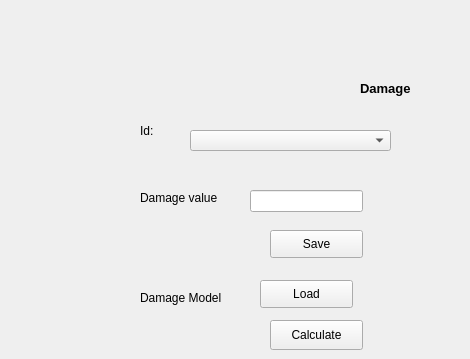
        <widget class="QWidget" name="tab_damage">
         <attribute name="title">
          <string/>
         </attribute>
         <widget class="QLabel" name="label_19">
          <property name="geometry">
           <rect>
            <x>360</x>
            <y>80</y>
            <width>101</width>
            <height>16</height>
           </rect>
          </property>
          <property name="font">
           <font>
            <pointsize>10</pointsize>
            <weight>75</weight>
            <bold>true</bold>
           </font>
          </property>
          <property name="text">
           <string>Damage</string>
          </property>
         </widget>
         <widget class="QLabel" name="label_20">
          <property name="geometry">
           <rect>
            <x>140</x>
            <y>110</y>
            <width>51</width>
            <height>41</height>
           </rect>
          </property>
          <property name="font">
           <font>
            <weight>50</weight>
            <bold>false</bold>
           </font>
          </property>
          <property name="text">
           <string>Id:</string>
          </property>
         </widget>
         <widget class="QComboBox" name="IdDamageComboBox_2">
          <property name="geometry">
           <rect>
            <x>190</x>
            <y>130</y>
            <width>201</width>
            <height>21</height>
           </rect>
          </property>
         </widget>
         <widget class="QLabel" name="label_21">
          <property name="geometry">
           <rect>
            <x>140</x>
            <y>190</y>
            <width>91</width>
            <height>16</height>
           </rect>
          </property>
          <property name="font">
           <font>
            <weight>50</weight>
            <bold>false</bold>
           </font>
          </property>
          <property name="text">
           <string>Damage value</string>
          </property>
         </widget>
         <widget class="QLineEdit" name="lineEdit_3">
          <property name="geometry">
           <rect>
            <x>250</x>
            <y>190</y>
            <width>113</width>
            <height>22</height>
           </rect>
          </property>
         </widget>
         <widget class="QPushButton" name="pushButton_3">
          <property name="geometry">
           <rect>
            <x>270</x>
            <y>230</y>
            <width>93</width>
            <height>28</height>
           </rect>
          </property>
          <property name="text">
           <string>Save</string>
          </property>
         </widget>
         <widget class="QLabel" name="label_22">
          <property name="geometry">
           <rect>
            <x>140</x>
            <y>290</y>
            <width>121</width>
            <height>16</height>
           </rect>
          </property>
          <property name="font">
           <font>
            <weight>50</weight>
            <bold>false</bold>
           </font>
          </property>
          <property name="text">
           <string>Damage Model</string>
          </property>
         </widget>
         <widget class="QPushButton" name="loadHazardButton_2">
          <property name="geometry">
           <rect>
            <x>260</x>
            <y>280</y>
            <width>93</width>
            <height>28</height>
           </rect>
          </property>
          <property name="text">
           <string>Load</string>
          </property>
         </widget>
         <widget class="QPushButton" name="calculateHarzadPushButton_2">
          <property name="geometry">
           <rect>
            <x>270</x>
            <y>320</y>
            <width>93</width>
            <height>30</height>
           </rect>
          </property>
          <property name="text">
           <string>Calculate</string>
          </property>
         </widget>
        </widget>
